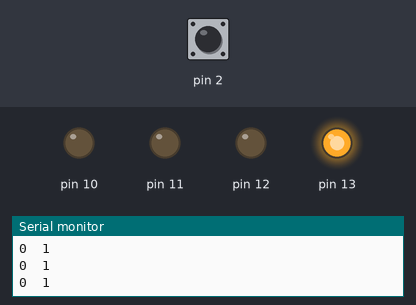
Bench run of a sketch on a simulated Arduino Uno, built with avr-gcc and run on an emulated ATmega328P. On the bench: output pins drawn as LEDs (lit = HIGH), the last lines printed to the serial monitor. The test bench sets the inputs (shaded band); at power-on: pin 2 LOW.

Above: at 1.2 s.
1.3 s: pin 2 driven HIGH
At 2.5 s:
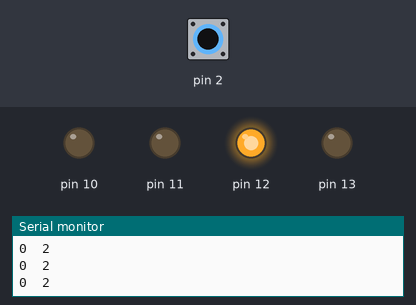
2.8 s: pin 2 pulsed LOW 5 times (0.12 s each, 0.3 s apart)
At 3.44 s:
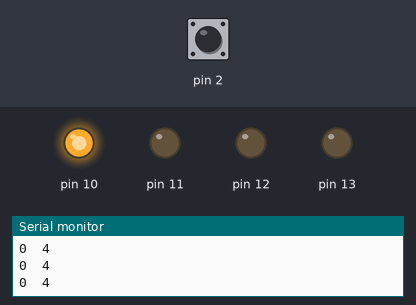
At 5.0 s:
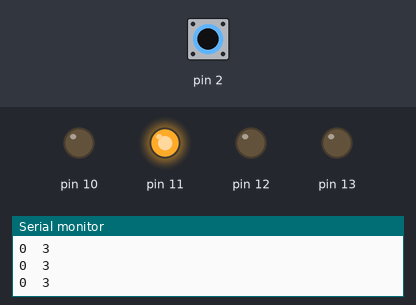
Timing chart, 0 to 6.5 s (numbered marks = the images above; inputs shaded):
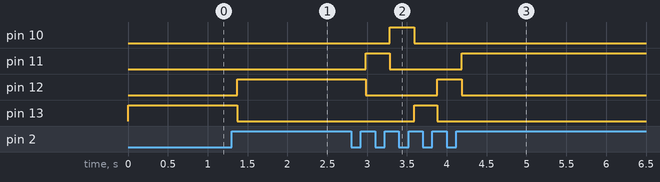

The sketch:

PB_LEDs_Class.ino
```cpp
/*The goal of this program is to create a class for a Push button

Class, functions*/
#include "pushbutton.h" //include the header file
#include "ledclass.h"
#include <Timer.h>

PushButton PBtest(2); // create a new button object with pin 2

LED red(13);
LED blue(12);
LED green(11);
LED white(10);

int state;
int Case=1;

void setup() {
  PBtest.init();
  red.init();
  blue.init();
  green.init();
  white.init();

}

void loop() {


  state=PBtest.updateState();
  //delay(120);

  Serial.print(state);
  Serial.print("  ");

  if(state>0){
    Case=Case+1;

  }

  Serial.println(Case);


  switch (Case){
    case 1:
          red.ON();
          blue.OFF();
          green.OFF() ;
          white.OFF();

    break;
    case 2:
          red.OFF();
          blue.ON();
          green.OFF() ;
          white.OFF();
    break;
    case 3:
          red.OFF();
          blue.OFF();
          green.ON();
          white.OFF();
    break;
    case 4:
      red.OFF();
      blue.OFF();
      green.OFF();
      white.ON();
    break;

    default:
      Case=1;
    break;
  };


}
```

ledclass.cpp
```cpp
#include "ledclass.h"

LED::LED(int pinNumber){
  pin=pinNumber;

};

void LED::init(){
  pinMode(pin,OUTPUT);
};

    void LED::ON(){
digitalWrite(pin,1);
    };//function to digitalRead the pin to see the state of the button

    void LED::OFF(){
      digitalWrite(pin,0);
    };
```

ledclass.h
```cpp
#ifndef ledclass_H
#define ledclass_H
//define if is not defined yet

#include<Arduino.h> //include Arduino library

class LED { //create a class for push buttons
  private: //hide and protect the variables here
    int pin; //variable in which the pin number in use will be saved
    int state; //the initial state of the pin is 0 as the circuit is pull down

  public:
    LED(){}; //default costructor
    LED(int pinNumber); //constructor that receives the pin number

    void init();

    void ON();//function to digitalRead the pin to see the state of the button

    void OFF();

};

#endif
```

pushbotton.cpp
```cpp
#include "pushbutton.h" //include the header file


PushButton::PushButton(int pinNumber) { //the constructor receives the pin number connected to the push button
      pin = pinNumber; //pin variable receives the pin number

      state; //restart the value of state to 0
    };

void PushButton::init (){
   pinMode(pin, INPUT); //define pin as input
   Serial.begin(9600);
};

int PushButton::getState() {//function to return the state
      return state; //return the current state
    };

int PushButton:: updateState() { //function to update the state
       int reading = digitalRead(pin); //digital read the pin

      if (reading != lastButtonState) {
    // reset the debouncing timer
    lastDebounceTime = millis();
  }

   if ((millis() - lastDebounceTime) > debounceDelay) {
    if (reading != buttonState) {
      buttonState = reading;

      // Check if button is pressed
      if (buttonState == HIGH) {
        // Only toggle the LED if button was not pressed before
        if (!buttonPressed) {
          //ledState = !ledState;
          buttonPressed = true;
          return 1; // Return 1 when button is first pressed
        } else {
          return 0; // Return 0 when button is continuously pressed
        }
      } else {
        buttonPressed = false;
      }
    }
  }

  lastButtonState = reading;
  return 0; // Return 0 if button is not pressed

        };


/*void PushButton:: printState(){
updateState(); // update the state of the button

  if (getState() == HIGH) {
    Serial.println("Button is pressed"); // print a message if the button is pressed
  }

  delay(100); // wait for a short time to debounce
};

bool PushButton:: State(){
updateState(); // update the state of the button

  if (getState() == HIGH) {
   return 1; // print a message if the button is pressed
  } else{
    return 0;
  }

  delay(100); // wait for a short time to debounce
};*/
```

pushbutton.h
```cpp
#ifndef pushbutton_H
#define pushbutton_H
//define if is not defined yet

#include<Arduino.h> //include Arduino library

class PushButton { //create a class for push buttons
  private: //hide and protect the variables here
    int pin; //variable in which the pin number in use will be saved
    int state=0; //the initial state of the pin is 0 as the circuit is pull down

    int ledState = 1;
    int buttonState;            // the current reading from the input pin
    int lastButtonState = LOW;  // the previous reading from the input pin
// the following variables are unsigned longs because the time, measured in
// milliseconds, will quickly become a bigger number than can be stored in an int.
    unsigned long lastDebounceTime = 0;  // the last time the output pin was toggled
    unsigned long debounceDelay = 50;    // the debounce time; increase if the output flickers

    bool buttonPressed;

  public:
    PushButton(){}; //default costructor
    PushButton(int pinNumber); //constructor that receives the pin number

    void init();

    int getState(); //function that returns the current state

    int updateState();//function to digitalRead the pin to see the state of the button

    /*void printState();

    bool State();*/

};

#endif
```

Measured:
- after the input at 1.3 s, pin 12: LOW → HIGH after 0.07 s; pin 13: HIGH → LOW after 0.07 s
- after the input at 2.8 s, pin 10: LOW → HIGH after 0.48 s, → LOW 0.31 s later; pin 11: LOW → HIGH after 0.18 s, → LOW 0.30 s later, → HIGH 0.90 s later; pin 12: HIGH → LOW after 0.18 s, → HIGH 0.90 s later, → LOW 0.31 s later; pin 13: LOW → HIGH after 0.79 s, → LOW 0.29 s later
